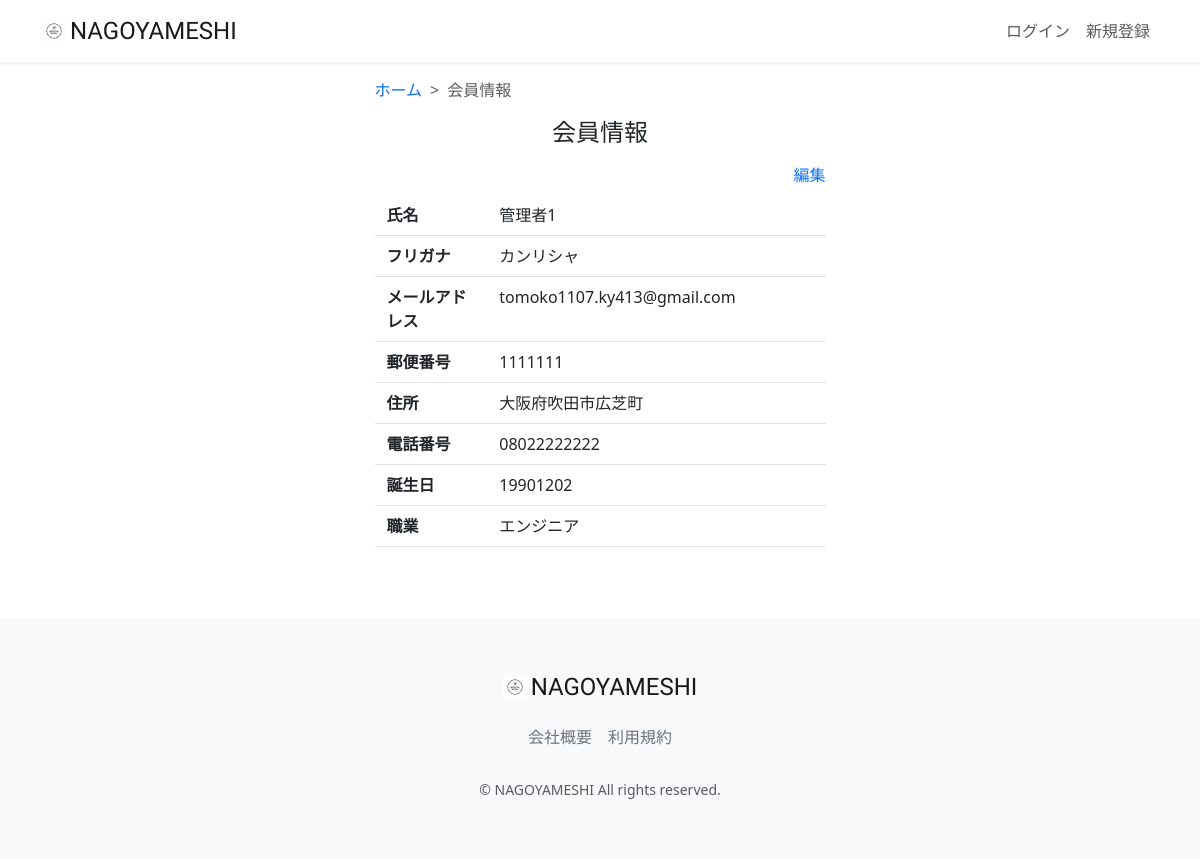
Before: /accounts/user-detail/3/ with the older database file.
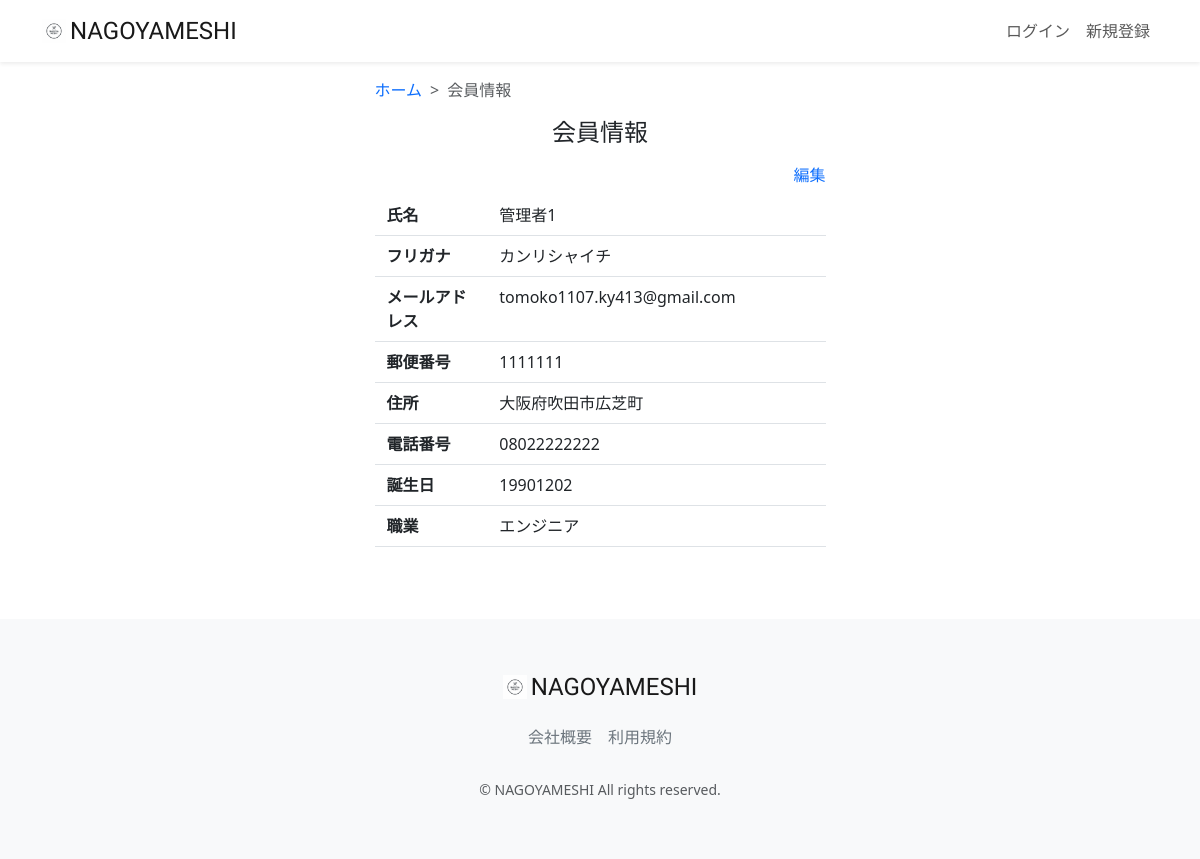
After: the same page with the newer database file.
### accounts/models.py (models this page shows, shortened)
class CustomUser(AbstractUser):
    user_name = models.CharField(max_length=128, null=True, blank=True,verbose_name='ユーザー名')
    hurigana = models.CharField(max_length=128, null=True, blank=True,verbose_name='フリガナ')
    zip_code = models.CharField(max_length=16, null=True, blank=True,verbose_name='郵便番号')
    address = models.CharField(max_length=255, null=True, blank=True,verbose_name='住所')
    phone_number = models.CharField(max_length=20, null=True, blank=True,verbose_name='電話番号')
    birthday = models.CharField(max_length=20, null=True, blank=True,verbose_name='誕生日')
    job = models.CharField(max_length=255, null=True, blank=True,verbose_name='職業')
    is_subscribed = models.BooleanField(default=False, verbose_name='有料会員')
    card_name = models.CharField(max_length=128, null=True, blank=True,verbose_name='カード名義')
    card_number = models.CharField(max_length=128, null=True, blank=True,verbose_name='カード番号')
    class Meta:
        verbose_name_plural = 'CustomUser'

### accounts/views.py (the view)
# urls.py: path("user-detail/<int:pk>/", views.UserDetailView.as_view(), name="user_detail"),
class UserDetailView(generic.DetailView):
    model = models.CustomUser
    template_name = 'user/user_detail.html'

### accounts/templates/user/user_detail.html (shortened to what this page needs)
{% extends "layout/base.html" %}
{% load static %}
{% block content %}
<main>
  <div class="container nagoyameshi-container pb-5">
    <div class="row justify-content-center">
      <div class="col-xl-5 col-lg-6 col-md-8">
        <nav class="my-3" style="--bs-breadcrumb-divider: '>';" aria-label="breadcrumb">
          <ol class="breadcrumb mb-0">
            <li class="breadcrumb-item"><a href="{% url 'top_page'%}">ホーム</a></li>
            <li class="breadcrumb-item active" aria-current="page">会員情報</li>
          </ol>
        </nav>
          <h1 class="mb-3 text-center">会員情報</h1>
            <div class="d-flex justify-content-end align-items-end mb-3">
              <div>
                 <a href="{% url 'user_update' object.id %}">編集</a>
              </div>
              </div>
                <div class="container mb-4">
                  <div class="row pb-2 mb-2 border-bottom">
                    <div class="col-3">
                      <span class="fw-bold">氏名</span>
                    </div>
                      <div class="col">
                       <span>{{ object.user_name }}</span>
                      </div>
                  </div>
                  <div class="row pb-2 mb-2 border-bottom">
                    <div class="col-3">
                      <span class="fw-bold">フリガナ</span>
                    </div>
                      <div class="col">
                        <span>{{ object.hurigana }}</span>
                      </div>
                  </div>
                  <div class="row pb-2 mb-2 border-bottom">
                    <div class="col-3">
                      <span class="fw-bold">メールアドレス</span>
                    </div>
                      <div class="col">
                        <span>{{ object.email }}</span>
                      </div>
                    </div>
                    <div class="row pb-2 mb-2 border-bottom">
                      <div class="col-3">
                        <span class="fw-bold">郵便番号</span>
                      </div>
                        <div class="col">
                          <span>{{ object.zip_code }}</span>
                        </div>
                    </div>
                    <div class="row pb-2 mb-2 border-bottom">
                      <div class="col-3">
                        <span class="fw-bold">住所</span>
                      </div>
                        <div class="col">
                          <span>{{ object.address }}</span>
                        </div>
                    </div>
                      <div class="row pb-2 mb-2 border-bottom">
                        <div class="col-3">
                          <span class="fw-bold">電話番号</span>
                        </div>
                          <div class="col">
                            <span>{{ object.phone_number }}</span>
                          </div>
                    </div>
                    <div class="row pb-2 mb-2 border-bottom">
                      <div class="col-3">
                        <span class="fw-bold">誕生日</span>
                      </div>
                        <div class="col">
                          <span> {{ object.birthday }} </span>
                        </div>
                    </div>
                    <div class="row pb-2 mb-2 border-bottom">
                      <div class="col-3">
                        <span class="fw-bold">職業</span>
                      </div>
                        <div class="col">
                          <span>{{ object.job }} </span>
                        </div>
                    </div>
                  </div>
            </div>
       </div>
   </div>
</main>
{% endblock %}

Changed rows visible on the page:
changed CustomUser "管理者1": hurigana "カンリシャ" → "カンリシャイチ"
